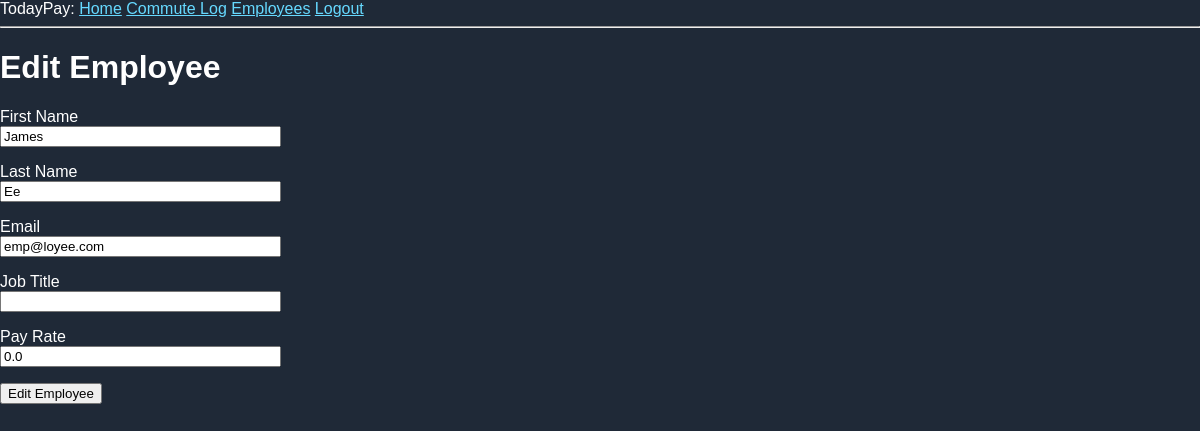
The app's page /employee/3/edit (signed in), older data.
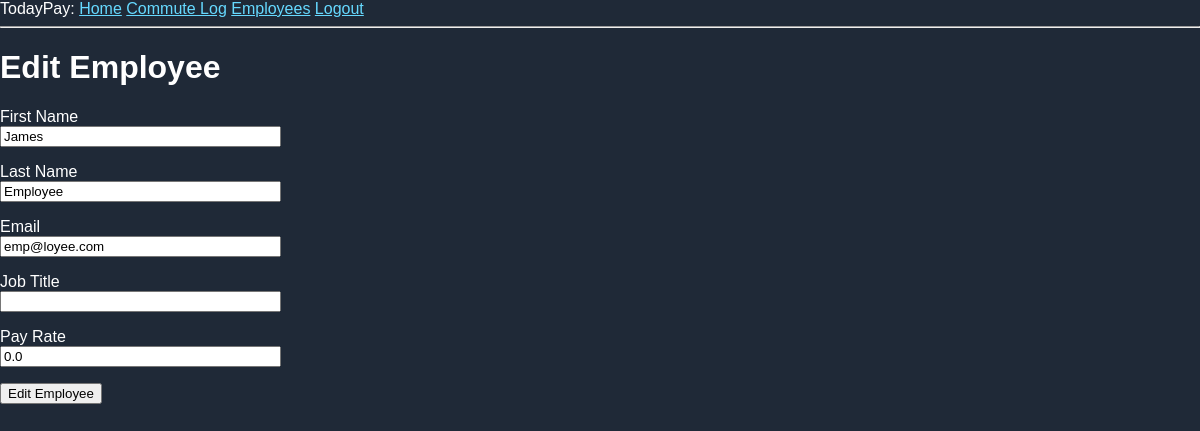
The same page, newer data.
### app/models.py (models this page shows, shortened)
class Employee(db.Model):
    id: so.Mapped[int] = so.mapped_column(primary_key=True)
    first_name: so.Mapped[str] = so.mapped_column(sa.String(64))
    last_name: so.Mapped[str] = so.mapped_column(sa.String(64))
    email: so.Mapped[str] = so.mapped_column(sa.String(64), unique=True)
    job_title: so.Mapped[Optional[str]] = so.mapped_column(sa.String(64))
    pay_rate: so.Mapped[float] = so.mapped_column(sa.Float, server_default="0.0")
    is_active: so.Mapped[bool] = so.mapped_column(sa.Boolean, server_default=sa.true())
    user_id: so.Mapped[int] = so.mapped_column(sa.ForeignKey("user.id"), index=True)
    user: so.Mapped["User"] = so.relationship(back_populates="employee")
    commute_logs: so.Mapped[list["CommuteLog"]] = so.relationship(back_populates="employee")

### app/routes.py (the view, shortened to what this page needs)
@app.route('/employee/<int:id>/edit', methods=['GET', 'POST'])
@login_required
def editEmployee(id):
    if not current_user.is_manager:
        abort(403)
    employee = Employee.query.filter_by(id=id).first()
    form = editEmployeeForm(obj=employee)
    return render_template(
            'editEmployee.html', title='Edit Employee', form=form, employee=employee)

### app/forms.py
class editEmployeeForm(FlaskForm):
    first_name = StringField('First Name', validators=[DataRequired()])
    last_name = StringField('Last Name', validators=[DataRequired()])
    email = StringField('Email', validators=[DataRequired()])
    job_title = StringField('Job Title')
    pay_rate = FloatField('Pay Rate')
    submit = SubmitField('Edit Employee')

### app/models.py (called while the page is built)
@login.user_loader
def load_user(id):
    return db.session.get(User, int(id))

    @property
    def is_manager(self):
        return self.role in ("manager", "admin")

    @property
    def is_employee(self):
        return self.role in ("employee", "admin")

### app/templates/editEmployee.html (shortened to what this page needs)
{% extends "base.html" %}
{% block content %}
<h1>Edit Employee</h1>
<form method="post">
	<p>
	    {{ form.first_name.label }}<br>
	    {{ form.first_name(size=32) }}
	</p>
	<p>
	    {{ form.last_name.label }}<br>
	    {{ form.last_name(size=32) }}
	</p>
	<p>
	    {{ form.email.label }}<br>
	    {{ form.email(size=32) }}
	</p>
	<p>
	    {{ form.job_title.label }}<br>
	    {{ form.job_title(size=32) }}
	</p>
	<p>
	    {{ form.pay_rate.label }}<br>
	    {{ form.pay_rate(size=32) }}
	</p>
	<p>{{ form.submit() }}</p>
    </form>
{% endblock %}

### app/templates/base.html (shortened to what this page needs)
<!doctype html>
<html lang="en">
    <head>
	<link rel="stylesheet" href="{{ url_for('static', filename='style.css') }}">
    </head>
    <body>
	<div>
	    TodayPay:
	    <a href="{{ url_for('index') }}">Home</a>
	    {% if current_user.is_anonymous %}
		<a href="{{ url_for('login') }}">Login</a>
	    {% else %}
		{% if current_user.is_employee %}
		    <a href="{{ url_for('commuteLog') }}">Commute Log</a>
		{% endif %}
		{% if current_user.is_manager %}
		    <a href="{{ url_for('employees') }}">Employees</a>
		{% endif %}
	    <a href="{{ url_for('logout') }}">Logout</a>
	    {% endif %}
	</div>
	<hr>
	{% block content %}{% endblock %}
    </body>
</html>

### app/static/style.css (style rules this page uses)
body { margin: 0; height: 100vh; display: flex: justify-content: center; align-items: center; background: #1f2937; color: white; font-family: Arial, sans-serif; }
a { color: #66d9ff; }

Row changes from the older to the newer data that the page shows:
changed Employee "James": last_name "Ee" → "Employee"
